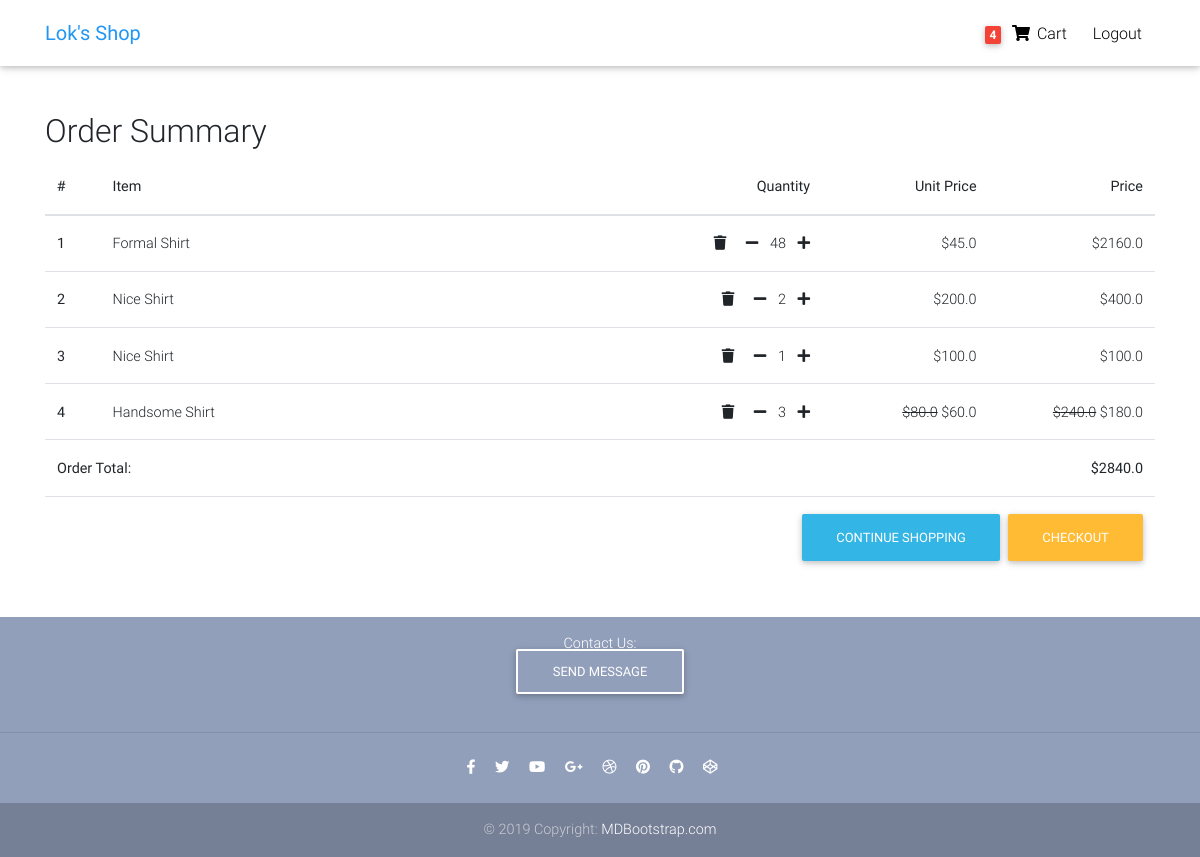
/order-summary/ (signed in), run on an earlier commit of the app's database.
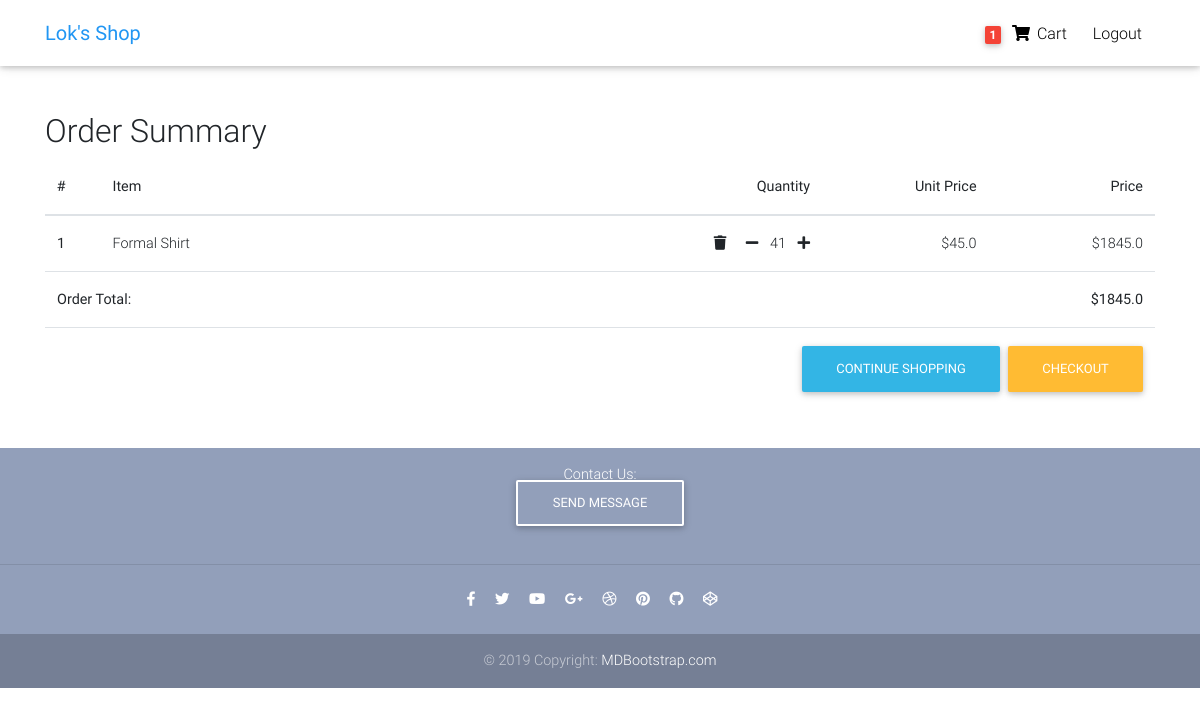
And on a later commit of the database.
### core/models.py (models this page shows, shortened)
class Order(models.Model):
    user = models.ForeignKey(settings.AUTH_USER_MODEL, on_delete=models.CASCADE)
    items = models.ManyToManyField(OrderItem)
    start_date = models.DateTimeField(auto_now_add=True)
    ordered_date = models.DateTimeField()
    ordered = models.BooleanField(default=False)
    billing_address = models.ForeignKey(BillingAddress, on_delete=models.SET_NULL, blank=True, null=True)
    def get_total_order_price(self):
        total = 0
        for item in self.items.all():
            total+=item.get_final_total_item_price()
        return total

class OrderItem(models.Model):
    user = models.ForeignKey(settings.AUTH_USER_MODEL, on_delete=models.CASCADE)
    item = models.ForeignKey(Item, on_delete=models.CASCADE)
    quantity = models.IntegerField(default=1)
    ordered = models.BooleanField(default=False)
    def get_total_item_price(self):
        return self.quantity * self.item.price
    def get_total_item_discount_price(self):
        return self.quantity * self.item.discount_price
    def get_final_total_item_price(self):
        if self.item.discount_price:
            return self.get_total_item_discount_price()
        return self.get_total_item_price()

class Item(models.Model):
    title = models.CharField(max_length = 100)
    price = models.FloatField(default=0)
    discount_price = models.FloatField(blank=True, null = True)
    category = models.CharField(choices=CATEGORY_CHOICES, max_length = 2)
    label = models.CharField(choices=LABEL_CHOICES, max_length = 1)
    slug = models.SlugField(blank = True, null = True, unique = True)
    description = models.TextField()
    def get_absolute_url(self):
        return reverse("core:product", kwargs={
            'slug': self.slug
        })

### core/views.py (the view)
# urls.py: path('order-summary/', OrderSummaryView.as_view(), name='order-summary'),
class OrderSummaryView(LoginRequiredMixin, View):
    def get(self,*args, **kwargs):
        try:
            order = Order.objects.get(user=self.request.user, ordered=False)
            context = {
                "object":order
            }
            return render(self.request, 'order_summary.html', context)
        except ObjectDoesNotExist:
            messages.error(self.request, "You do not have an active order.")
            return redirect("/")

### core/templatetags/cart_template_tags.py (called while the page is built)
@register.filter
def cart_item_count(user):
    if user.is_authenticated:
        qs = Order.objects.filter(user=user, ordered=False)
        if qs.exists():
            return qs[0].items.count()
    return 0

### templates/order_summary.html (shortened to what this page needs)
{% extends "base.html" %}
{% load static %}
{% block content %}
  <div class="container pt-3">
        <div class="table-responsive text-nowrap">
            <h2>Order Summary</h2>
            <table class="table">
                <thead>
                    <tr>
                        <th scope="col" style="width:5%">#</th>
                        <th scope="col" style="width:50%">Item</th>
                        <th scope="col" style="width:15%; text-align:right">Quantity</th>
                        <th scope="col" style="width:15%; text-align:right">Unit Price</th>
                        <th scope="col" style="width:15%; text-align:right">Price</th>
                    </tr>
                </thead>
                <tbody>
                    {% for order_item in object.items.all %}
                      <tr>
                        <th scope="row">{{ forloop.counter }}</th>
                        <td>
                          <a href="{{ order_item.item.get_absolute_url }}">{{ order_item.item.title }}</a>
                        </td>
                        <td class="price">
                          <a href="{% url 'core:remove-from-cart' order_item.item.slug %}" class="remove-item"><i class="fas fa-trash mr-3"></i></a>
                          <a href="{% url 'core:remove-single-item-from-cart' order_item.item.slug %}" class="remove-single-item"><i class="fas fa-minus mr-2"></i></a>
                          {{ order_item.quantity }}
                          <a href="{% url 'core:add-single-item-to-cart' order_item.item.slug %}" class="add-single-item"><i class="fas fa-plus ml-2"></i></a>
                        </td>
                        {% if order_item.item.discount_price %}
                        <td class="price"><del>${{ order_item.item.price }}</del> ${{ order_item.item.discount_price }}</td>
                        <td class="price"><del>${{ order_item.get_total_item_price }}</del> ${{ order_item.get_total_item_discount_price }}</td>
                        {% else %}
                        <td class="price">${{ order_item.item.price }}</td>
                        <td class="price">${{ order_item.get_total_item_price }}</td>
                        {% endif %}
                      </tr>
                    {% endfor %}
                    {% if object.get_total_order_price %}
                    <tr>
                        <td colspan="4"><b>Order Total:</b></td>
                        <td style="text-align:right"><b>${{object.get_total_order_price }}</b></td>
                    </tr>
                    <tr>
                      <td colspan="5">
                        <a href="{% url 'core:checkout' %}" class="btn btn-warning float-right ml-2">Checkout</a>
                        <a href="{% url 'core:home' %}" class="btn btn-info float-right ml-2">Continue Shopping</a>
                      </td>
                    </tr>
                    {% endif %}
                </tbody>
            </table>
        </div>
  </div>
{% endblock content %}

### templates/base.html (shortened to what this page needs)
{% load static %}
<!DOCTYPE html>
<html lang="en">
<head>
  <link rel="stylesheet" href="https://use.fontawesome.com/releases/v5.11.2/css/all.css">
  <link href="{% static 'css/bootstrap.min.css' %}" rel="stylesheet">
  <link href="{% static 'css/mdb.min.css' %}" rel="stylesheet">
  <link href="{% static 'css/style.min.css' %}" rel="stylesheet">
</head>
{% include 'snippets/navbar.html' %}
<body>
  <div class="mt-3 pt-1 messages">
  </div>
  <main class="mt-5 pt-5">
  {% block content %}
  {% endblock content %}
  </main>
  {% include 'snippets/footer-snippet.html' %}
</body>
</html>

### templates/snippets/navbar.html (shortened to what this page needs)
{% load cart_template_tags %}
<head>
</head>
  <nav class="navbar fixed-top navbar-expand-lg navbar-light white scrolling-navbar">
    <div class="container">
      <a class="navbar-brand waves-effect" href="/">
        <strong class="blue-text">Lok's Shop</strong>
      </a>
      <div class="collapse navbar-collapse ml-4" id="navbarSupportedContent">
        <ul class="navbar-nav nav-flex-icons">
          {% if request.user.is_authenticated %}
          <li class="nav-item top-nav-item">
            <a href="{% url 'core:order-summary' %}" class="nav-link waves-effect">
              <span class="badge red z-depth-1 mr-1"> {{ request.user|cart_item_count }} </span>
              <i class="fas fa-shopping-cart"></i>
              <span class="clearfix d-none d-sm-inline-block"> Cart </span>
            </a>
          </li>
          <li class="nav-item top-nav-item">
            <a class="nav-link waves-effect" href="{% url 'account_logout' %}">
              <span class="clearfix d-none d-sm-inline-block"> Logout </span>
            </a>
          </li>
          {% endif %}
        </ul>
      </div>
    </div>
  </nav>

### templates/snippets/footer-snippet.html (shortened to what this page needs)
{% load crispy_forms_tags %}
<footer class="page-footer text-center font-small mt-4 wow fadeIn">
    <div class="pt-2 pb-2">
      <form method = "POST">
        <div class="messages mt-2 mb-2">Contact Us:</div>
        <div class="controls">
            <button type="submit" class="btn btn-outline-white mt-4">Send Message</button>
        </div>
      </form>
    </div>
    <hr class="my-4">
    <div class="pb-4">
      <a href="https://www.facebook.com/chinglok.leung.3/" target="_blank">
        <i class="fab fa-facebook-f mr-3"></i>
      </a>
      <a href="https://twitter.com/MDBootstrap" target="_blank">
        <i class="fab fa-twitter mr-3"></i>
      </a>
      <a href="https://www.youtube.com/watch?v=7MUISDJ5ZZ4" target="_blank">
        <i class="fab fa-youtube mr-3"></i>
      </a>
      <a href="https://plus.google.com/u/0/b/107863090883699620484" target="_blank">
        <i class="fab fa-google-plus-g mr-3"></i>
      </a>
      <a href="https://dribbble.com/mdbootstrap" target="_blank">
        <i class="fab fa-dribbble mr-3"></i>
      </a>
      <a href="https://pinterest.com/mdbootstrap" target="_blank">
        <i class="fab fa-pinterest mr-3"></i>
      </a>
      <a href="https://github.com/mdbootstrap/bootstrap-material-design" target="_blank">
        <i class="fab fa-github mr-3"></i>
      </a>
      <a href="http://codepen.io/mdbootstrap/" target="_blank">
        <i class="fab fa-codepen mr-3"></i>
      </a>
    </div>
    <div class="footer-copyright py-3">
      © 2019 Copyright:
      <a href="https://mdbootstrap.com/education/bootstrap/" target="_blank"> MDBootstrap.com </a>
    </div>
  </footer>

### templates/scripts.html (shortened to what this page needs)
{% load static %}

### templates/base.html (style rules this page uses)
html, body, header, .carousel { height: 60vh; }
.nav-item { margin: 2px 5px 0px; }
.messages { width: 100%; z-index: 10; position: fixed; }

### templates/order_summary.html (style rules this page uses)
.price { text-align:right; }

What changed in the data, as far as the page shows it:
no longer on this page (row edited): OrderItem: item "Nice Shirt", quantity "2", item.price "200.0", get_total_item_price "400.0"
no longer on this page (row unchanged): OrderItem: item "Nice Shirt", quantity "1", item.price "100.0", get_total_item_price "100.0"
no longer on this page (row edited): OrderItem: item "Handsome Shirt", quantity "3", item.price "80.0", item.discount_price "60.0", get_total_item_price "240.0", get_total_item_discount_price "180.0"
changed OrderItem "Formal Shirt": quantity "48" → "41"; get_total_item_price "2160.0" → "1845.0"
changed through a linked row, Order: get_total_order_price "2840.0" → "1845.0"
Also different on the page:
{{ request.user|cart_item_count }}: "4" → "1"
